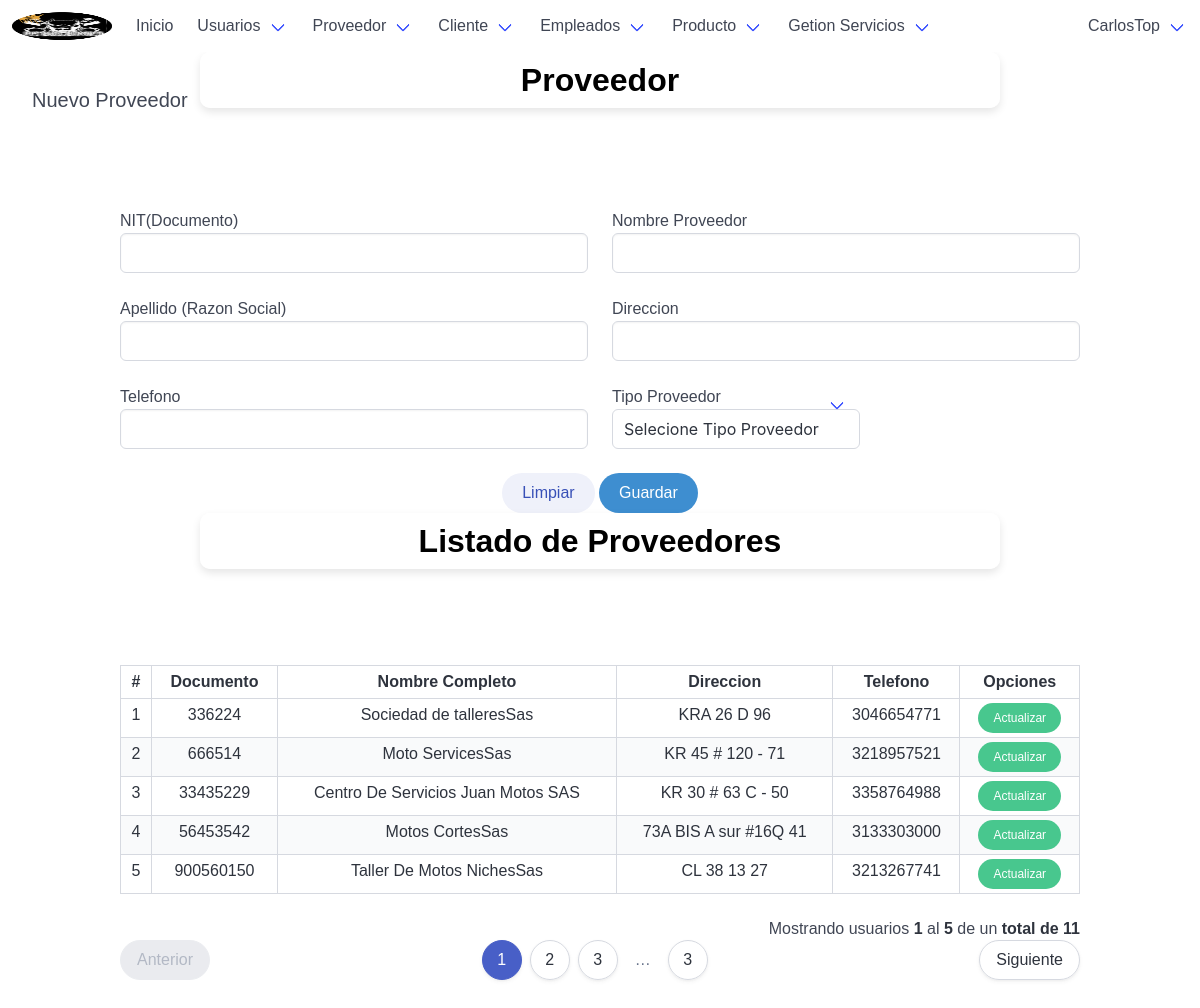
The app's page /supplierNew/ (signed in) with its own data.
### tables this page shows
CREATE TABLE `proveedor` (
  `documento_NIT` bigint(16) NOT NULL,
  `nom_proveedor` varchar(70) NOT NULL,
  `apellido_sociedad` varchar(70) NOT NULL,
  `direccion` varchar(100) NOT NULL,
  `telefono` bigint(15) NOT NULL,
  `id_tipo_proveedor` int(10) DEFAULT NULL
);

### app/controllers/supplierController.php (the view, shortened to what this page needs)
<?php
	class supplierController extends mainModel{
		public function listarProveedorControlador($pagina, $registros, $url, $busqueda) {
			$pagina = $this->limpiarCadena($pagina);
			$registros = $this->limpiarCadena($registros);
			$url = $this->limpiarCadena($url);
			$url = APP_URL . $url . "/";
			$busqueda = $this->limpiarCadena($busqueda);
			$tabla = "";
			$pagina = (isset($pagina) && $pagina > 0) ? (int)$pagina : 1;
			$inicio = ($pagina > 0) ? (($pagina * $registros) - $registros) : 0;
			if (isset($busqueda) && $busqueda != "") {
				$consulta_datos = "SELECT * FROM proveedor WHERE (documento_NIT LIKE '%$busqueda%' OR 	nom_proveedor LIKE '%$busqueda%') ORDER BY documento_NIT ASC LIMIT $inicio, $registros";
				$consulta_total = "SELECT COUNT(id_tipo_proveedor) FROM proveedor WHERE (documento_NIT LIKE '%$busqueda%' OR id_tipo_proveedor LIKE '%$busqueda%')";
			} else {
				$consulta_datos = "SELECT * FROM proveedor ORDER BY documento_NIT ASC LIMIT $inicio, $registros";
				$consulta_total = "SELECT COUNT(documento_NIT) FROM proveedor";
			}
			$datos = $this->ejecutarConsulta($consulta_datos);
			$datos = $datos->fetchAll();
			$total = $this->ejecutarConsulta($consulta_total);
			$total = (int)$total->fetchColumn();
			$numeroPaginas = ceil($total / $registros);
			$tabla .= '
				<div class="table-container">
				<table class="table is-bordered is-striped is-narrow is-hoverable is-fullwidth">
					<thead>
						<tr>
							<th class="has-text-centered">#</th>
							<th class="has-text-centered">Documento</th>
							<th class="has-text-centered">Nombre Completo</th>
							<th class="has-text-centered">Direccion</th>
							<th class="has-text-centered">Telefono</th>
							<th class="has-text-centered" colspan="3">Opciones</th>
						</tr>
					</thead>
					<tbody>
			';
			if ($total >= 1 && $pagina <= $numeroPaginas) {
				$contador = $inicio + 1;
				$pag_inicio = $inicio + 1;
				foreach ($datos as $rows) {
					$tabla .= '
						<tr class="has-text-centered">
							<td>' . $contador . '</td>
							<td>' . $rows['documento_NIT'] . '</td>
							<td>' . $rows['nom_proveedor'] . ''.$rows['apellido_sociedad'].'</td>
							<td>' . $rows['direccion'] . '</td>
							<td>' . $rows['telefono'] . '</td>
							<td>
								<a href="' . APP_URL . 'supplierUpdate/' . $rows['documento_NIT'] . '/" class="button is-success is-rounded is-small">Actualizar</a>
							</td>
						</tr>
					';
					$contador++;
				}
				$pag_final = $contador - 1;
			}
			$tabla .= '</tbody></table></div>';
			if ($total >= 1 && $pagina <= $numeroPaginas) {
				$tabla .= '<p class="has-text-right">Mostrando usuarios <strong>' . $pag_inicio . '</strong> al <strong>' . $pag_final . '</strong> de un <strong>total de ' . $total . '</strong></p>';
				$tabla .= $this->paginadorTablas($pagina, $numeroPaginas, $url, 10);
			}
			return $tabla;
		}
	}

### app/views/css/estilos.css (style rules this page uses)
body,html { height: 100%; width: 100%; }

### app/views/css/informationshop.css (style rules this page uses)
body { margin: 0; padding: 0; font-family: Arial, sans-serif; box-sizing: border-box; overflow-x: hidden; }
p, ul, li { font-size: 1em; line-height: 1.4; }

### records on screen
proveedor: documento_NIT "336224", nom_proveedor "Sociedad de talleres", apellido_sociedad "Sas", direccion "KRA 26 D 96", telefono "3046654771"
proveedor: documento_NIT "666514", nom_proveedor "Moto Services", apellido_sociedad "Sas", direccion "KR 45 # 120 - 71", telefono "3218957521"
proveedor: documento_NIT "33435229", nom_proveedor "Centro De Servicios Juan Motos", apellido_sociedad "SAS", direccion "KR 30 # 63 C - 50", telefono "3358764988"
proveedor: documento_NIT "56453542", nom_proveedor "Motos Cortes", apellido_sociedad "Sas", direccion "73A BIS A sur #16Q 41", telefono "3133303000"
proveedor: documento_NIT "900560150", nom_proveedor "Taller De Motos Niches", apellido_sociedad "Sas", direccion "CL 38 13 27", telefono "3213267741"

### other values on screen
$_SESSION['usuario'] "CarlosTop"
$pag_inicio "1"
$pag_final "5"
$total "11"
$numeroPaginas "3"
